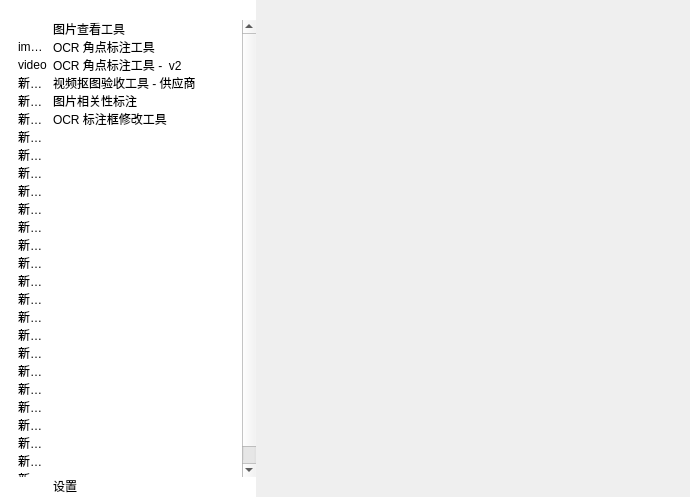
<?xml version="1.0" encoding="UTF-8"?>
<ui version="4.0">
 <class>Form</class>
 <widget class="QWidget" name="Form">
  <property name="geometry">
   <rect>
    <x>0</x>
    <y>0</y>
    <width>690</width>
    <height>497</height>
   </rect>
  </property>
  <property name="windowTitle">
   <string>Form</string>
  </property>
  <layout class="QVBoxLayout" name="verticalLayout_2">
   <property name="spacing">
    <number>0</number>
   </property>
   <property name="leftMargin">
    <number>0</number>
   </property>
   <property name="topMargin">
    <number>0</number>
   </property>
   <property name="rightMargin">
    <number>0</number>
   </property>
   <property name="bottomMargin">
    <number>0</number>
   </property>
   <item>
    <layout class="QHBoxLayout" name="horizontalLayout">
     <property name="spacing">
      <number>0</number>
     </property>
     <item>
      <layout class="QVBoxLayout" name="verticalLayout">
       <property name="spacing">
        <number>0</number>
       </property>
       <item>
        <widget class="QTreeWidget" name="menu_collapse">
         <property name="sizePolicy">
          <sizepolicy hsizetype="Fixed" vsizetype="Fixed">
           <horstretch>0</horstretch>
           <verstretch>0</verstretch>
          </sizepolicy>
         </property>
         <property name="maximumSize">
          <size>
           <width>16777215</width>
           <height>20</height>
          </size>
         </property>
         <property name="frameShape">
          <enum>QFrame::NoFrame</enum>
         </property>
         <property name="horizontalScrollBarPolicy">
          <enum>Qt::ScrollBarAlwaysOff</enum>
         </property>
         <property name="autoScrollMargin">
          <number>16</number>
         </property>
         <property name="editTriggers">
          <set>QAbstractItemView::NoEditTriggers</set>
         </property>
         <property name="indentation">
          <number>15</number>
         </property>
         <property name="rootIsDecorated">
          <bool>true</bool>
         </property>
         <property name="uniformRowHeights">
          <bool>false</bool>
         </property>
         <property name="animated">
          <bool>false</bool>
         </property>
         <attribute name="headerVisible">
          <bool>false</bool>
         </attribute>
         <attribute name="headerCascadingSectionResizes">
          <bool>true</bool>
         </attribute>
         <attribute name="headerMinimumSectionSize">
          <number>50</number>
         </attribute>
         <attribute name="headerDefaultSectionSize">
          <number>50</number>
         </attribute>
         <attribute name="headerHighlightSections">
          <bool>false</bool>
         </attribute>
         <attribute name="headerShowSortIndicator" stdset="0">
          <bool>false</bool>
         </attribute>
         <attribute name="headerStretchLastSection">
          <bool>true</bool>
         </attribute>
         <column>
          <property name="text">
           <string>icon</string>
          </property>
          <property name="textAlignment">
           <set>AlignCenter</set>
          </property>
         </column>
         <column>
          <property name="text">
           <string>name</string>
          </property>
          <property name="textAlignment">
           <set>AlignCenter</set>
          </property>
         </column>
         <item>
          <property name="text">
           <string/>
          </property>
          <property name="textAlignment">
           <set>AlignCenter</set>
          </property>
          <property name="icon">
           <iconset resource="img/static.qrc">
            <normaloff>:/sun.png</normaloff>:/sun.png</iconset>
          </property>
          <property name="text">
           <string/>
          </property>
          <property name="flags">
           <set>ItemIsSelectable|ItemIsEnabled</set>
          </property>
         </item>
        </widget>
       </item>
       <item>
        <widget class="QTreeWidget" name="menu_scroll">
         <property name="sizePolicy">
          <sizepolicy hsizetype="Fixed" vsizetype="Expanding">
           <horstretch>0</horstretch>
           <verstretch>0</verstretch>
          </sizepolicy>
         </property>
         <property name="frameShape">
          <enum>QFrame::NoFrame</enum>
         </property>
         <property name="horizontalScrollBarPolicy">
          <enum>Qt::ScrollBarAlwaysOff</enum>
         </property>
         <property name="autoScrollMargin">
          <number>16</number>
         </property>
         <property name="editTriggers">
          <set>QAbstractItemView::NoEditTriggers</set>
         </property>
         <property name="indentation">
          <number>15</number>
         </property>
         <property name="rootIsDecorated">
          <bool>true</bool>
         </property>
         <property name="uniformRowHeights">
          <bool>false</bool>
         </property>
         <property name="animated">
          <bool>false</bool>
         </property>
         <attribute name="headerVisible">
          <bool>false</bool>
         </attribute>
         <attribute name="headerCascadingSectionResizes">
          <bool>true</bool>
         </attribute>
         <attribute name="headerMinimumSectionSize">
          <number>50</number>
         </attribute>
         <attribute name="headerDefaultSectionSize">
          <number>50</number>
         </attribute>
         <attribute name="headerHighlightSections">
          <bool>false</bool>
         </attribute>
         <attribute name="headerShowSortIndicator" stdset="0">
          <bool>false</bool>
         </attribute>
         <attribute name="headerStretchLastSection">
          <bool>true</bool>
         </attribute>
         <column>
          <property name="text">
           <string>icon</string>
          </property>
          <property name="textAlignment">
           <set>AlignCenter</set>
          </property>
         </column>
         <column>
          <property name="text">
           <string>name</string>
          </property>
          <property name="textAlignment">
           <set>AlignCenter</set>
          </property>
         </column>
         <item>
          <property name="text">
           <string/>
          </property>
          <property name="textAlignment">
           <set>AlignCenter</set>
          </property>
          <property name="icon">
           <iconset resource="img/static.qrc">
            <normaloff>:/sun.png</normaloff>:/sun.png</iconset>
          </property>
          <property name="text">
           <string>图片查看工具</string>
          </property>
          <property name="flags">
           <set>ItemIsSelectable|ItemIsEnabled</set>
          </property>
         </item>
         <item>
          <property name="text">
           <string>image</string>
          </property>
          <property name="text">
           <string>OCR 角点标注工具</string>
          </property>
         </item>
         <item>
          <property name="text">
           <string>video</string>
          </property>
          <property name="text">
           <string>OCR 角点标注工具 -  v2</string>
          </property>
         </item>
         <item>
          <property name="text">
           <string>新建项目</string>
          </property>
          <property name="text">
           <string>视频抠图验收工具 - 供应商</string>
          </property>
         </item>
         <item>
          <property name="text">
           <string>新建项目</string>
          </property>
          <property name="text">
           <string>图片相关性标注 </string>
          </property>
         </item>
         <item>
          <property name="text">
           <string>新建项目</string>
          </property>
          <property name="text">
           <string>OCR 标注框修改工具</string>
          </property>
         </item>
         <item>
          <property name="text">
           <string>新建项目</string>
          </property>
         </item>
         <item>
          <property name="text">
           <string>新建项目</string>
          </property>
         </item>
         <item>
          <property name="text">
           <string>新建项目</string>
          </property>
         </item>
         <item>
          <property name="text">
           <string>新建项目</string>
          </property>
         </item>
         <item>
          <property name="text">
           <string>新建项目</string>
          </property>
         </item>
         <item>
          <property name="text">
           <string>新建项目</string>
          </property>
         </item>
         <item>
          <property name="text">
           <string>新建项目</string>
          </property>
         </item>
         <item>
          <property name="text">
           <string>新建项目</string>
          </property>
         </item>
         <item>
          <property name="text">
           <string>新建项目</string>
          </property>
         </item>
         <item>
          <property name="text">
           <string>新建项目</string>
          </property>
         </item>
         <item>
          <property name="text">
           <string>新建项目</string>
          </property>
         </item>
         <item>
          <property name="text">
           <string>新建项目</string>
          </property>
         </item>
         <item>
          <property name="text">
           <string>新建项目</string>
          </property>
         </item>
         <item>
          <property name="text">
           <string>新建项目</string>
          </property>
         </item>
         <item>
          <property name="text">
           <string>新建项目</string>
          </property>
         </item>
         <item>
          <property name="text">
           <string>新建项目</string>
          </property>
         </item>
         <item>
          <property name="text">
           <string>新建项目</string>
          </property>
         </item>
         <item>
          <property name="text">
           <string>新建项目</string>
          </property>
         </item>
         <item>
          <property name="text">
           <string>新建项目</string>
          </property>
         </item>
         <item>
          <property name="text">
           <string>新建项目</string>
          </property>
         </item>
        </widget>
       </item>
       <item>
        <widget class="QTreeWidget" name="menu_bottom">
         <property name="sizePolicy">
          <sizepolicy hsizetype="Fixed" vsizetype="Fixed">
           <horstretch>0</horstretch>
           <verstretch>0</verstretch>
          </sizepolicy>
         </property>
         <property name="maximumSize">
          <size>
           <width>16777215</width>
           <height>20</height>
          </size>
         </property>
         <property name="frameShape">
          <enum>QFrame::NoFrame</enum>
         </property>
         <property name="horizontalScrollBarPolicy">
          <enum>Qt::ScrollBarAlwaysOff</enum>
         </property>
         <property name="autoScrollMargin">
          <number>16</number>
         </property>
         <property name="editTriggers">
          <set>QAbstractItemView::NoEditTriggers</set>
         </property>
         <property name="indentation">
          <number>15</number>
         </property>
         <property name="rootIsDecorated">
          <bool>true</bool>
         </property>
         <property name="uniformRowHeights">
          <bool>false</bool>
         </property>
         <property name="animated">
          <bool>false</bool>
         </property>
         <attribute name="headerVisible">
          <bool>false</bool>
         </attribute>
         <attribute name="headerCascadingSectionResizes">
          <bool>true</bool>
         </attribute>
         <attribute name="headerMinimumSectionSize">
          <number>50</number>
         </attribute>
         <attribute name="headerDefaultSectionSize">
          <number>50</number>
         </attribute>
         <attribute name="headerHighlightSections">
          <bool>false</bool>
         </attribute>
         <attribute name="headerShowSortIndicator" stdset="0">
          <bool>false</bool>
         </attribute>
         <attribute name="headerStretchLastSection">
          <bool>true</bool>
         </attribute>
         <column>
          <property name="text">
           <string>icon</string>
          </property>
          <property name="textAlignment">
           <set>AlignCenter</set>
          </property>
         </column>
         <column>
          <property name="text">
           <string>name</string>
          </property>
          <property name="textAlignment">
           <set>AlignCenter</set>
          </property>
         </column>
         <item>
          <property name="text">
           <string/>
          </property>
          <property name="textAlignment">
           <set>AlignCenter</set>
          </property>
          <property name="icon">
           <iconset resource="img/static.qrc">
            <normaloff>:/sun.png</normaloff>:/sun.png</iconset>
          </property>
          <property name="text">
           <string>设置</string>
          </property>
          <property name="flags">
           <set>ItemIsSelectable|ItemIsEnabled</set>
          </property>
         </item>
        </widget>
       </item>
      </layout>
     </item>
     <item>
      <widget class="QStackedWidget" name="stackedWidget">
       <property name="currentIndex">
        <number>0</number>
       </property>
       <widget class="QWidget" name="home"/>
      </widget>
     </item>
    </layout>
   </item>
  </layout>
 </widget>
 <resources>
  <include location="img/static.qrc"/>
 </resources>
 <connections/>
</ui>
